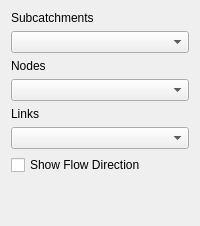
       <widget class="QWidget" name="tabMap">
        <attribute name="title">
         <string>Map</string>
        </attribute>
        <layout class="QVBoxLayout" name="verticalLayout_2">
         <item>
          <widget class="QLabel" name="lblMapSubcatchments">
           <property name="text">
            <string>Subcatchments</string>
           </property>
          </widget>
         </item>
         <item>
          <widget class="QComboBox" name="cboMapSubcatchments"/>
         </item>
         <item>
          <widget class="QLabel" name="lblMapNodes">
           <property name="text">
            <string>Nodes</string>
           </property>
          </widget>
         </item>
         <item>
          <widget class="QComboBox" name="cboMapNodes"/>
         </item>
         <item>
          <widget class="QLabel" name="lblMapLinks">
           <property name="text">
            <string>Links</string>
           </property>
          </widget>
         </item>
         <item>
          <widget class="QComboBox" name="cboMapLinks"/>
         </item>
         <item>
          <widget class="QCheckBox" name="chkDisplayFlowDir">
           <property name="text">
            <string>Show Flow Direction</string>
           </property>
          </widget>
         </item>
         <item>
          <spacer name="verticalSpacer">
           <property name="orientation">
            <enum>Qt::Vertical</enum>
           </property>
           <property name="sizeHint" stdset="0">
            <size>
             <width>20</width>
             <height>40</height>
            </size>
           </property>
          </spacer>
         </item>
        </layout>
       </widget>
